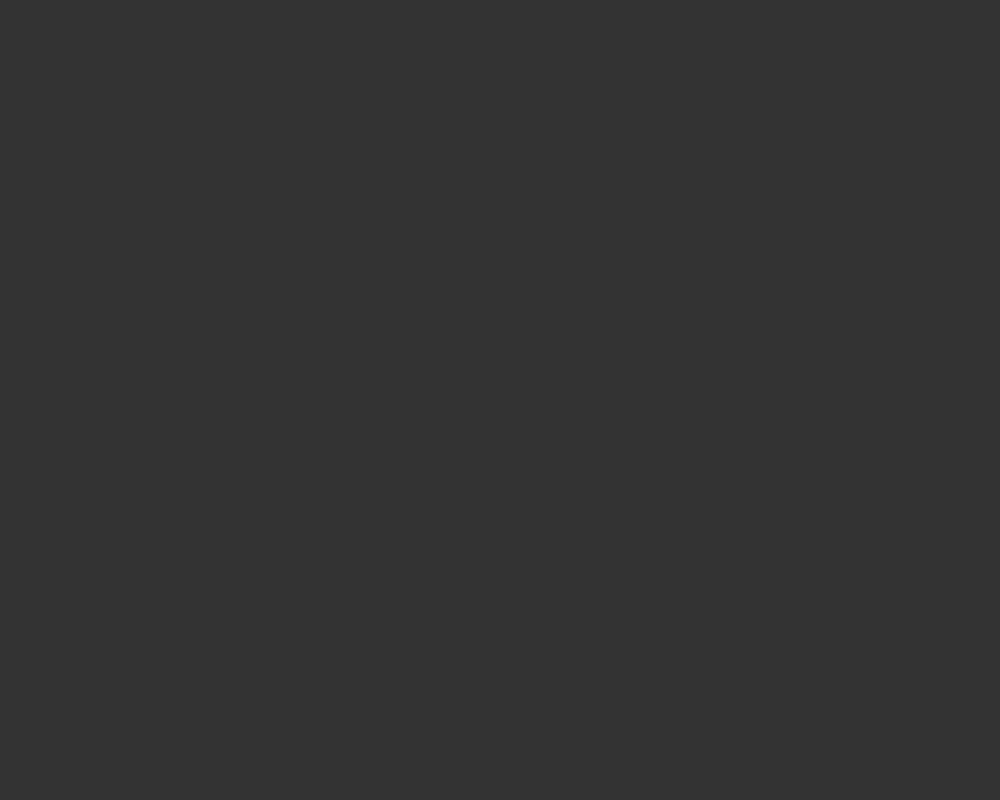
Frame 1 (no input)
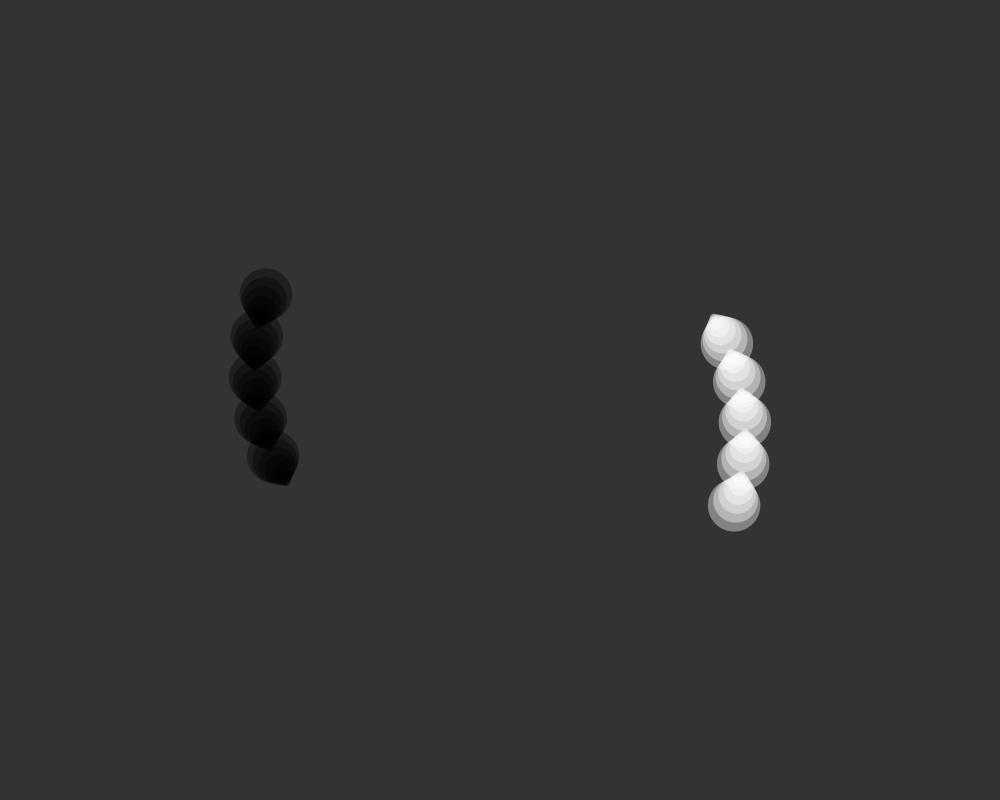
Frame 60 (the mouse pressed at the canvas centre just before this capture)
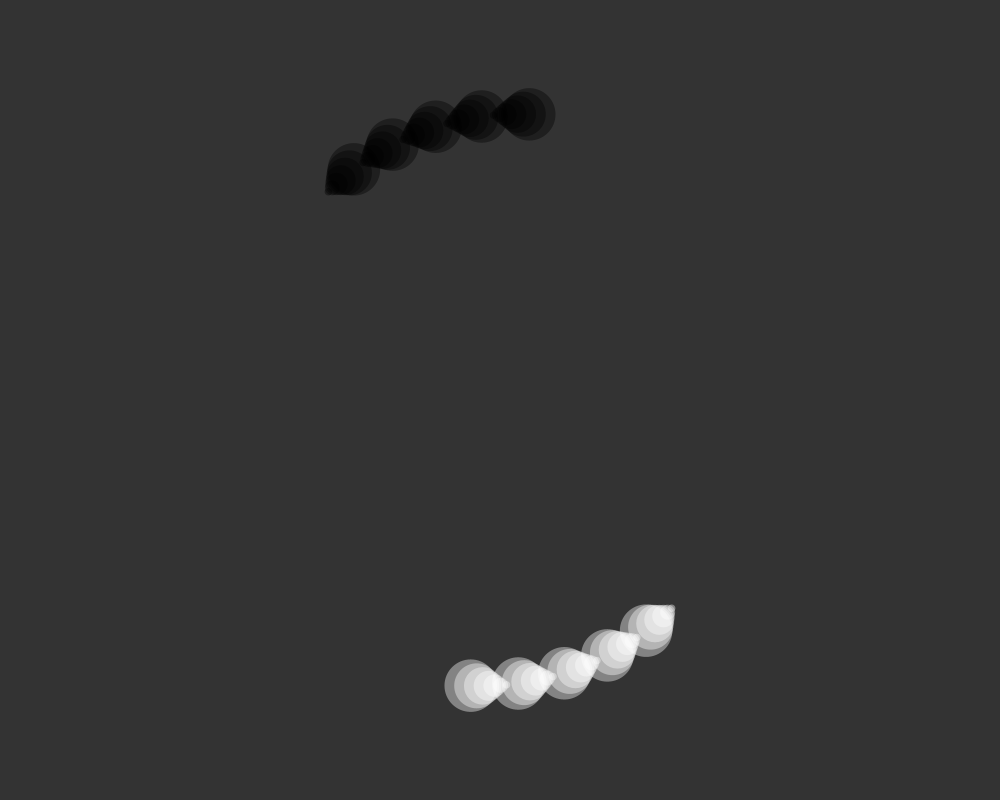
Frame 120 (the mouse held since frame 60 and released just before this capture)

The Processing sketch that drew these frames (run headless with seeded random() and noise(); from frame 60 on, the mouse is pressed at the canvas centre):

// Processing sketch: object_trails
// ── object_trails.pde
Ball b;
Ball b2;
void setup() {

  size(1000, 800);
  b = new Ball(new PVector(0, 0), 10, 0);
  b2 = new Ball(new PVector(0, 0), 10, 255);
}

float t;

void draw() {
  background(51);
  translate(width/2, height/2);
  scale(1.5);
  //b.pos.x = mouseX;
  //b.pos.y = mouseY;
  b2.show();
  b.show();
  b.move(t, 100, (cos(t/3 + PI) + sin (t / 2 + PI) ), (sin(t/3 + PI) - cos(t/2 + PI)));
  b2.move(t, 100, (cos(t/3) + sin (t / 2) ), (sin(t/3) - cos(t/2)));

  t+=0.05;
}


class Ball {
  PVector pos;
  float r;
  float dr = 1;
  ArrayList<PVector>history = new ArrayList<PVector>();
  float c;

  Ball(PVector pos, float r, float c) {
    this.pos = pos;
    this.r = r;
    this.c = c;
  }


  void show() {
    noStroke();

    for (int i = 1; i < history.size(); i++) {
      pushMatrix();
      //fill(255 - i * c , 150 , 67);
      fill(c, 100);
      ellipse(history.get(i).x, history.get(i).y, (i % 8) * 5, (i % 8) * 5);
      popMatrix();
    }
  }


  void move(float angle, float radius, float xchange, float ychange) {
    this.pos.x = xchange * radius;
    this.pos.y = ychange * radius;

    history.add(new PVector(this.pos.x, this.pos.y));

    if (this.history.size() > 40) {
      this.history.remove(0);
    }
  }
}
